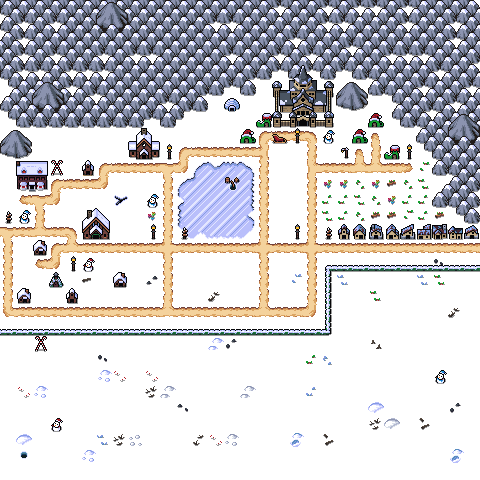

This is a level from a 2D game, rendered from its Tiled map with the project's own tilesets. A one-line summary and the map file follow, with tile-layer data summarised:
An orthogonal 30x30 tile map with 16x16 px tiles, 3 tile layers (Terrain, Lower Decoration, Upper Decoration), 4 tilesets.

<map version="1.5" tiledversion="1.7.2" orientation="orthogonal" renderorder="right-down" width="30" height="30" tilewidth="16" tileheight="16" infinite="0" nextlayerid="8" nextobjectid="1">
 <tileset firstgid="1" source="../Tilesets/ground.tsx" />
 <tileset firstgid="1405" source="../Tilesets/blocking.tsx" />
 <tileset firstgid="2225" source="../Tilesets/passable.tsx" />
 <tileset firstgid="2449" source="../Tilesets/weather effects 3.tsx" />
 <layer id="1" name="Terrain" width="30" height="30">
  <data>[900 cells, 900 non-empty, 15 distinct tile ids]</data>
 </layer>
 <layer id="2" name="Lower Decoration" width="30" height="30">
  <data>[900 cells, 423 non-empty, 80 distinct tile ids]</data>
 </layer>
 <objectgroup id="3" name="Units" />
 <layer id="4" name="Upper Decoration" width="30" height="30">
  <data>[900 cells, 101 non-empty, 55 distinct tile ids]</data>
 </layer>
 <objectgroup id="5" name="Snowballs" />
</map>
